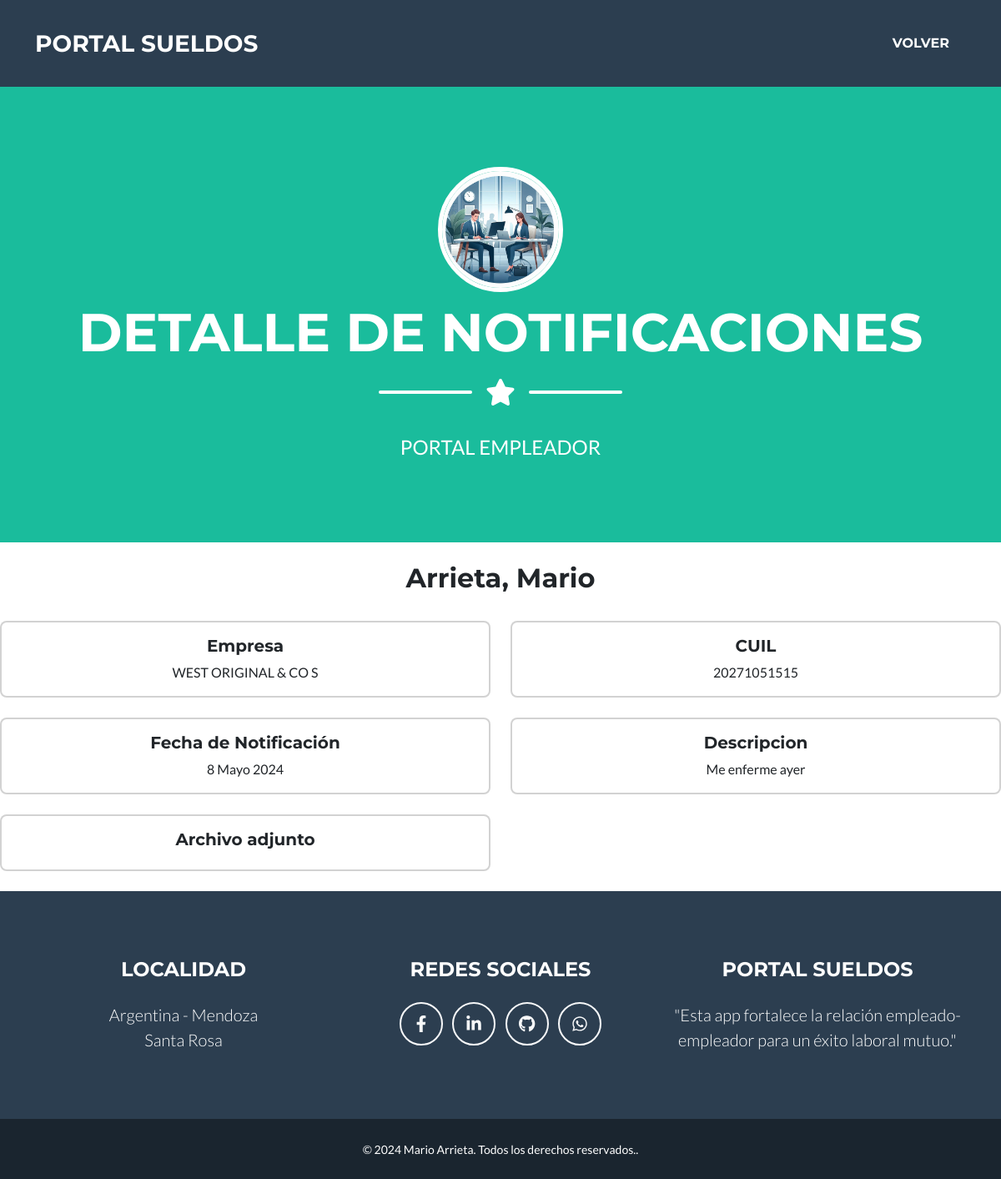
The page /empleador/notificaciones/detail/1 on the database as committed earlier.
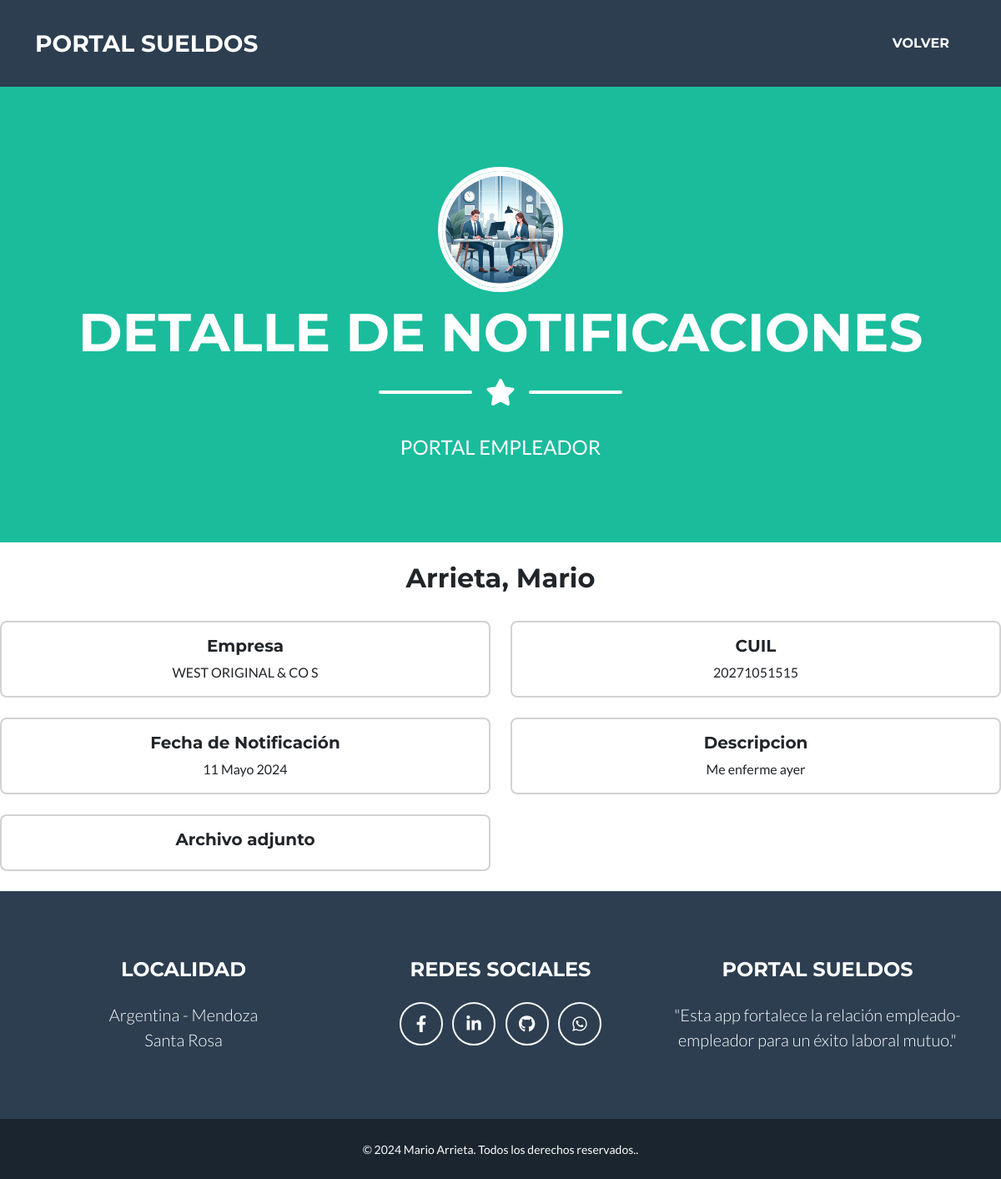
The same page on the database as committed later.
### empleado/models.py (models this page shows, shortened)
class Notificaciones(models.Model):
    empleado = models.ForeignKey (Empleado, on_delete=models.CASCADE, verbose_name= "Empleado")
    fecha_notificacion = models.DateField(auto_now=True, verbose_name="Fecha de Notificación")
    tipo = models.CharField(max_length=20, choices=tipo_notificacion, verbose_name= "Tipo")
    descripcion = models.CharField(null= True, blank=True, max_length=200, verbose_name="Descripcion")
    archivo_adjunto = models.FileField (null=True, blank=True, upload_to="archivos/recibos/", verbose_name="Archivo adjunto")
    visto = models.BooleanField (editable=False, default=False, verbose_name="Visto")
    class Meta:
        verbose_name_plural = "Notificaciones"

### empleador/models.py (models this page shows, shortened)
class Empleado (models.Model):
    empleador = models.ForeignKey (Empleador, on_delete=models.CASCADE, verbose_name="Empleador")
    apellido = models.CharField(max_length=50, verbose_name="Apellido")
    nombre = models.CharField(max_length=50, verbose_name="Nombre")
    cuil = models.PositiveIntegerField(validators=[validate_cuil_length], unique=True, verbose_name="CUIL")
    fecha_ingreso = models.DateField(verbose_name="Fecha de ingreso")
    email = models.EmailField(verbose_name= "e-Mail ")
    class Meta:
        verbose_name = "Empleado"
        verbose_name_plural = "Empleados"

class Empleador (models.Model):
    razonSocial = models.CharField(max_length=50, verbose_name="Razon Social")
    cuit = models.PositiveIntegerField(validators=[validate_cuil_length], unique=True, verbose_name="CUIT")
    email = models.EmailField(verbose_name="e-Mail")
    class Meta:
        verbose_name = "Empleador"
        verbose_name_plural = "Empleadores"

### empleador/views.py (the view)
class NotificacionesDetail(DetailView):
    model = Notificaciones
    template_name = "empleador/notificaciones_detail.html"

### empleador/templates/empleador/notificaciones_detail.html (shortened to what this page needs)
{% extends 'core/base.html' %}
{% load static %}
{% block  titulo%}
   <li class="nav-item mx-0 mx-lg-1">
      <a class="nav-link py-3 px-0 px-lg-3 rounded" href="{% url 'empleador:index' %}">Volver</a>
   </li>
{% endblock titulo %}
{% block imagen %}
   {% static 'empleador/img/empleador.webp' %}
{% endblock imagen %}
{% block pagina%}
   DETALLE DE NOTIFICACIONES
{% endblock pagina%}
{% block mensaje%}
   PORTAL EMPLEADOR
{% endblock mensaje%}
{% block formulario %}
   <br>
   <div class="detalle-notificaciones">
      <h2 class="text-center">{{ object.empleado.apellido}}, {{ object.empleado.nombre }}</h2><br>
      <div class="row row-cols-1 row-cols-md-2 g-4">
         <div class="col">
            <div class="card text-center">
                  <div class="card-body">
                     <h5 class="card-title">Empresa</h5>
                     <p class="card-text">{{ object.empleado.empleador.razonSocial }}</p>
                  </div>
            </div>
         </div>
         <div class="col">
            <div class="card text-center">
                  <div class="card-body">
                     <h5 class="card-title">CUIL</h5>
                     <p class="card-text">{{ object.empleado.cuil }}</p>
                  </div>
            </div>
         </div>
         <div class="col">
            <div class="card text-center">
                  <div class="card-body">
                     <h5 class="card-title">Fecha de Notificación</h5>
                     <p class="card-text">{{ object.fecha_notificacion }}</p>
                  </div>
            </div>
         </div>
         <div class="col">
            <div class="card text-center">
                  <div class="card-body">
                     <h5 class="card-title">Descripcion</h5>
                     <p class="card-text">{{ object.descripcion }}</p>
                  </div>
            </div>
         </div>
         <div class="col">
            <div class="card text-center">
                  <div class="card-body">
                     <h5 class="card-title">Archivo adjunto</h5>
                  </div>
            </div>
         </div>
      </div>
   </div>
   <br>
{% endblock formulario %}

Rows that differ between the two databases and show on the page:
changed Notificaciones "Me enferme ayer": fecha_notificacion "8 Mayo 2024" → "11 Mayo 2024"
